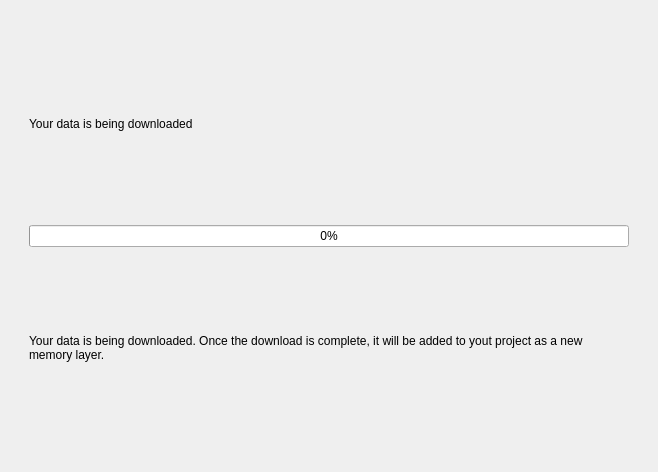
<?xml version="1.0" encoding="UTF-8"?>
<ui version="4.0">
 <class>projectCreation01</class>
 <widget class="QWidget" name="projectCreation01">
  <property name="geometry">
   <rect>
    <x>0</x>
    <y>0</y>
    <width>658</width>
    <height>472</height>
   </rect>
  </property>
  <property name="sizePolicy">
   <sizepolicy hsizetype="MinimumExpanding" vsizetype="MinimumExpanding">
    <horstretch>0</horstretch>
    <verstretch>0</verstretch>
   </sizepolicy>
  </property>
  <property name="styleSheet">
   <string notr="true"/>
  </property>
  <layout class="QVBoxLayout" name="verticalLayout_2">
   <item>
    <widget class="QFrame" name="frame">
     <property name="sizePolicy">
      <sizepolicy hsizetype="Preferred" vsizetype="Preferred">
       <horstretch>0</horstretch>
       <verstretch>0</verstretch>
      </sizepolicy>
     </property>
     <property name="frameShape">
      <enum>QFrame::NoFrame</enum>
     </property>
     <property name="frameShadow">
      <enum>QFrame::Raised</enum>
     </property>
     <layout class="QVBoxLayout" name="verticalLayout">
      <item>
       <layout class="QVBoxLayout" name="verticalLayout_3">
        <property name="leftMargin">
         <number>9</number>
        </property>
        <property name="topMargin">
         <number>9</number>
        </property>
        <property name="rightMargin">
         <number>9</number>
        </property>
        <property name="bottomMargin">
         <number>9</number>
        </property>
        <item>
         <widget class="QLabel" name="warning_label">
          <property name="text">
           <string>Your data is being downloaded</string>
          </property>
          <property name="wordWrap">
           <bool>true</bool>
          </property>
         </widget>
        </item>
        <item>
         <widget class="QProgressBar" name="progress_bar">
          <property name="value">
           <number>0</number>
          </property>
         </widget>
        </item>
        <item>
         <widget class="QLabel" name="label_6">
          <property name="text">
           <string>Your data is being downloaded. Once the download is complete, it will be added to yout project as a new memory layer.</string>
          </property>
          <property name="wordWrap">
           <bool>true</bool>
          </property>
         </widget>
        </item>
       </layout>
      </item>
     </layout>
    </widget>
   </item>
  </layout>
 </widget>
 <resources/>
 <connections/>
</ui>
